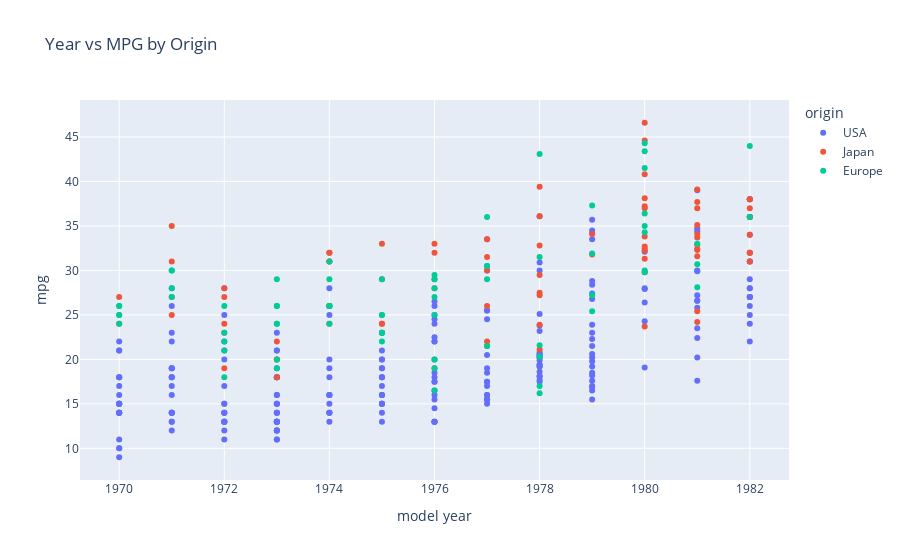

Notebook source saved alongside this figure:
### Markdown cell above
## Question 4

How has the fuel efficiency of cars changed over time? Does the trend differ for American, European, and Japanese cars?

### Code cell
# display the change of fuel efficiency over the years grouped by origin
fig = px.scatter(df, x='model year', y='mpg', color='origin', title='Year vs MPG by Origin')
fig.show()

### Figure 1 — Plotly figure (JSON) as saved in the notebook; plotly's stock layout.template omitted (floating-point values rounded to 4 significant figures; data arrays with more than 128 entries replaced by an {"elided": "..."} marker saying what was removed)
{"data": [{"hovertemplate": "origin=USA<br>model year=%{x}<br>mpg=%{y}<extra></extra>", "legendgroup": "USA", "marker": {"color": "#636efa", "symbol": "circle"}, "mode": "markers", "name": "USA", "orientation": "v", "showlegend": true, "type": "scatter", "x": {"elided": "245 int values"}, "xaxis": "x", "y": {"elided": "245 float values"}, "yaxis": "y"}, {"hovertemplate": "origin=Japan<br>model year=%{x}<br>mpg=%{y}<extra></extra>", "legendgroup": "Japan", "marker": {"color": "#EF553B", "symbol": "circle"}, "mode": "markers", "name": "Japan", "orientation": "v", "showlegend": true, "type": "scatter", "x": [1970, 1970, 1971, 1971, 1971, 1971, 1972, 1972, 1972, 1972, 1972, 1973, 1973, 1973, 1973, 1974, 1974, 1974, 1974, 1974, 1974, 1975, 1975, 1975, 1975, 1976, 1976, 1976, 1976, 1977, 1977, 1977, 1977, 1977, 1977, 1978, 1978, 1978, 1978, 1978, 1978, 1978, 1978, 1979, 1979, 1980, 1980, 1980, 1980, 1980, 1980, 1980, 1980, 1980, 1980, 1980, 1980, 1980, 1981, 1981, 1981, 1981, 1981, 1981, 1981, 1981, 1981, 1981, 1981, 1981, 1982, 1982, 1982, 1982, 1982, 1982, 1982, 1982, 1982], "xaxis": "x", "y": [24.0, 27.0, 27.0, 25.0, 31.0, 35.0, 24.0, 19.0, 28.0, 23.0, 27.0, 20.0, 22.0, 18.0, 20.0, 31.0, 32.0, 31.0, 32.0, 24.0, 26.0, 29.0, 24.0, 24.0, 33.0, 33.0, 32.0, 28.0, 19.0, 31.5, 33.5, 26.0, 30.0, 22.0, 21.5, 32.8, 39.4, 36.1, 27.5, 27.2, 21.1, 23.9, 29.5, 34.1, 31.8, 38.1, 37.2, 29.8, 31.3, 37.0, 32.2, 46.6, 40.8, 44.6, 33.8, 32.7, 23.7, 32.4, 39.1, 35.1, 32.3, 37.0, 37.7, 34.1, 33.7, 32.4, 32.9, 31.6, 25.4, 24.2, 37.0, 31.0, 36.0, 36.0, 34.0, 38.0, 32.0, 38.0, 32.0], "yaxis": "y"}, {"hovertemplate": "origin=Europe<br>model year=%{x}<br>mpg=%{y}<extra></extra>", "legendgroup": "Europe", "marker": {"color": "#00cc96", "symbol": "circle"}, "mode": "markers", "name": "Europe", "orientation": "v", "showlegend": true, "type": "scatter", "x": [1970, 1970, 1970, 1970, 1970, 1971, 1971, 1971, 1971, 1972, 1972, 1972, 1972, 1972, 1973, 1973, 1973, 1973, 1973, 1973, 1973, 1974, 1974, 1974, 1974, 1974, 1974, 1975, 1975, 1975, 1975, 1975, 1975, 1976, 1976, 1976, 1976, 1976, 1976, 1976, 1976, 1977, 1977, 1977, 1977, 1978, 1978, 1978, 1978, 1978, 1978, 1979, 1979, 1979, 1979, 1980, 1980, 1980, 1980, 1980, 1980, 1980, 1980, 1981, 1981, 1981, 1982, 1982], "xaxis": "x", "y": [26.0, 25.0, 24.0, 25.0, 26.0, 28.0, 30.0, 30.0, 27.0, 23.0, 18.0, 22.0, 21.0, 26.0, 26.0, 26.0, 29.0, 24.0, 20.0, 19.0, 24.0, 29.0, 26.0, 26.0, 24.0, 26.0, 31.0, 25.0, 29.0, 23.0, 23.0, 22.0, 25.0, 28.0, 25.0, 27.0, 29.0, 29.5, 20.0, 19.0, 16.5, 36.0, 29.0, 30.5, 21.5, 43.1, 20.3, 17.0, 21.6, 16.2, 31.5, 31.9, 25.4, 27.2, 37.3, 41.5, 34.3, 44.3, 43.4, 36.4, 30.0, 29.8, 35.0, 33.0, 28.1, 30.7, 36.0, 44.0], "yaxis": "y"}], "layout": {"legend": {"title": {"text": "origin"}, "tracegroupgap": 0}, "title": {"text": "Year vs MPG by Origin"}, "xaxis": {"anchor": "y", "domain": [0, 1], "title": {"text": "model year"}}, "yaxis": {"anchor": "x", "domain": [0, 1], "title": {"text": "mpg"}}}}
